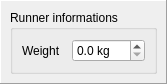
<?xml version="1.0" encoding="UTF-8"?>
<ui version="4.0">
 <class>RunnerInfoPopupView</class>
 <widget class="QWidget" name="RunnerInfoPopupView">
  <property name="geometry">
   <rect>
    <x>0</x>
    <y>0</y>
    <width>167</width>
    <height>84</height>
   </rect>
  </property>
  <property name="windowTitle">
   <string/>
  </property>
  <layout class="QVBoxLayout" name="verticalLayout_2">
   <property name="margin">
    <number>0</number>
   </property>
   <item>
    <widget class="QFrame" name="frame">
     <property name="frameShape">
      <enum>QFrame::Panel</enum>
     </property>
     <property name="frameShadow">
      <enum>QFrame::Raised</enum>
     </property>
     <layout class="QVBoxLayout" name="verticalLayout">
      <item>
       <widget class="QGroupBox" name="groupBox">
        <property name="title">
         <string>Runner informations</string>
        </property>
        <layout class="QVBoxLayout" name="verticalLayout_3">
         <item>
          <layout class="QGridLayout" name="gridLayout">
           <item row="0" column="0">
            <widget class="QLabel" name="weightLabel">
             <property name="sizePolicy">
              <sizepolicy hsizetype="Preferred" vsizetype="Preferred">
               <horstretch>2</horstretch>
               <verstretch>0</verstretch>
              </sizepolicy>
             </property>
             <property name="text">
              <string>Weight</string>
             </property>
             <property name="buddy">
              <cstring>weightDoubleSpinBox</cstring>
             </property>
            </widget>
           </item>
           <item row="0" column="1">
            <widget class="QDoubleSpinBox" name="weightDoubleSpinBox">
             <property name="sizePolicy">
              <sizepolicy hsizetype="Minimum" vsizetype="Fixed">
               <horstretch>3</horstretch>
               <verstretch>0</verstretch>
              </sizepolicy>
             </property>
             <property name="suffix">
              <string> kg</string>
             </property>
             <property name="decimals">
              <number>1</number>
             </property>
             <property name="maximum">
              <double>999.000000000000000</double>
             </property>
             <property name="singleStep">
              <double>0.500000000000000</double>
             </property>
            </widget>
           </item>
          </layout>
         </item>
        </layout>
       </widget>
      </item>
     </layout>
    </widget>
   </item>
  </layout>
 </widget>
 <resources/>
 <connections/>
</ui>
